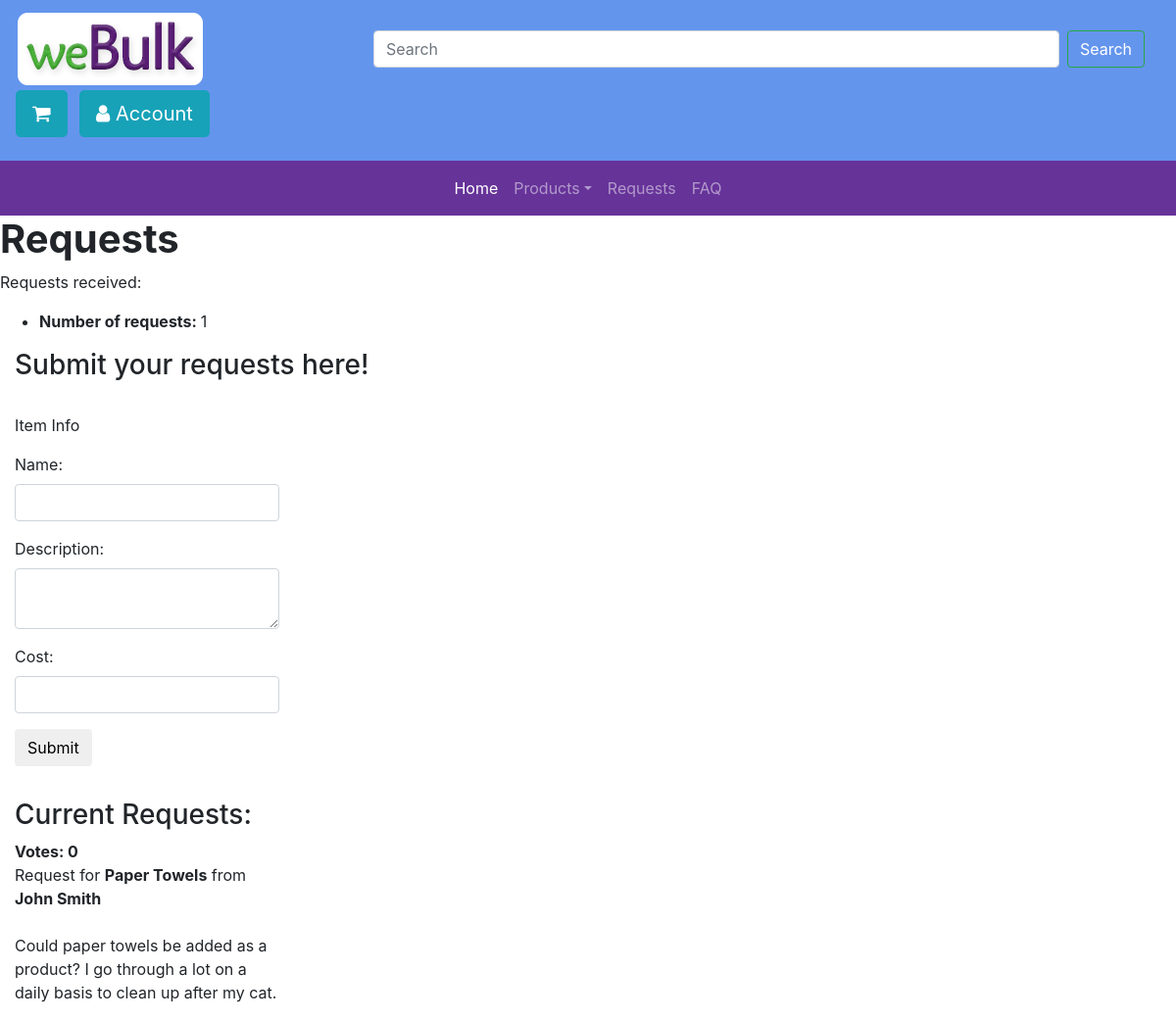
/catalog/requests, run on an earlier commit of the app's database.
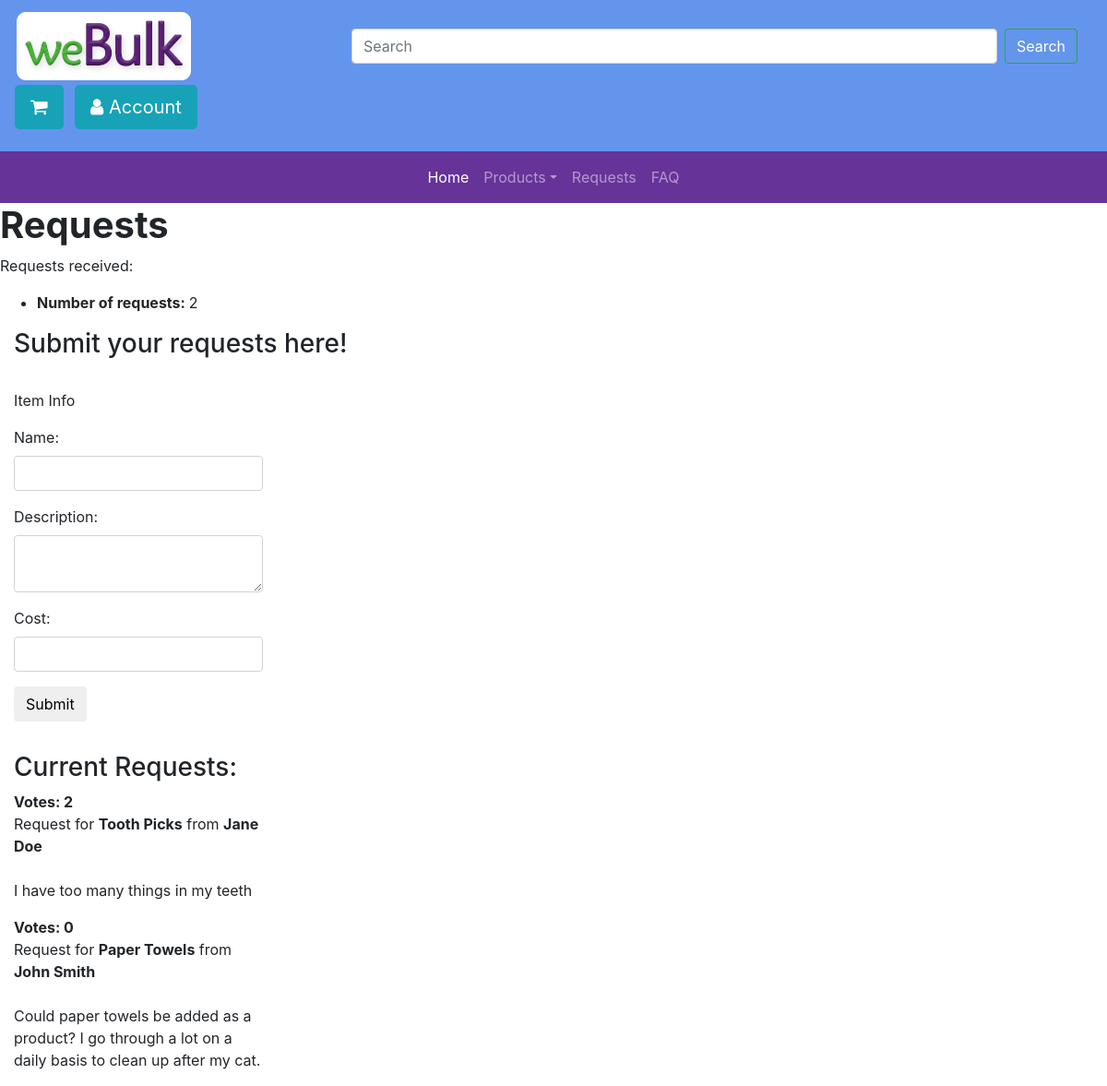
And on a later commit of the database.
### catalog/models.py (models this page shows, shortened)
class Request(models.Model):
    user = models.ForeignKey(User, on_delete=models.SET_NULL, null=True)
    request_title = models.CharField(max_length=200, help_text="Enter Request Title")
    request_text = models.TextField(max_length=200, help_text="Enter Request Text")
    popularity = models.IntegerField(default=0)
    class Meta:
        ordering = ["request_title"]
    def display_user(self):
        """
        Creates a string for the Genre. This is required to display genre in Admin.
        """
        return self.user.name
    display_user.short_description = 'User'

class User(models.Model):
    name = models.CharField(max_length=200, help_text="Enter User Name")
    email = models.CharField(max_length=200, unique=True, help_text="Enter Email Address")
    password_hash = models.CharField(max_length=200)
    shipping_address = models.CharField(max_length=200, help_text="Comma Separated Shipping Address")
    billing_address = models.CharField(max_length=200, help_text="Comma Separated Billing Address")
    account_standing = models.IntegerField(default=0)
    class Meta:
        ordering = ["name"]
    def __str__(self):
        return self.name

### catalog/views.py (the view)
# urls.py: url(r'requests', views.requests, name='requests'),
def requests(request):
    num_requests=Request.objects.count()
    rquests=Request.objects.order_by('-popularity').all()
    return render(
    	request,
    	'requests.html',
    	context={'num_requests':num_requests, 'rquests': rquests}
    )

### catalog/templates/requests.html
{% extends "base_generic.html" %}
{% block content %}
<h1><strong>Requests</strong></h1>
<p>Requests received:</p>
<ul>
	<li><strong>Number of requests: </strong>{{num_requests}}</li>
</ul>
<div class="container-fluid" id="request-body">
  <div class="row">
    <div class="col-sm-12 req-title">
      <h3>Submit your requests here!</h3>
    </div>
	<div class="col-sm-3 req-title">
    <form>
    <p><br>Item Info</p>
    <div class="form-group">
      <label for="product">Name:</label>
      <input type="text" class="form-control" id="product">
    </div>
    <div class="form-group">
      <label for="description">Description:</label>
      <textarea type="text" class="form-control" id="description"></textarea>
    </div>
    <div class="form-group">
      <label for="cost">Cost:</label>
      <input type="text" class="form-control" id="cost">
    </div>
    <button type="submit" class="btn btn-default">Submit</button>
    </form>
    <h3><br>Current Requests:</h3>
    {% for r in rquests %}
    <p><strong>Votes: {{r.popularity}}</strong><br>
    		   Request for <strong>{{r.request_title}}</strong> from <strong>{{r.user}}</strong><br><br>
               {{r.request_text}}
    </p>
    {% endfor %}
	</div>
  </div>
</div>
{% endblock %}

What changed in the data, as far as the page shows it:
added Request: popularity "2", request_title "Tooth Picks", user "Jane Doe", request_text "I have too many things in my teeth"
Also different on the page:
{{ num_requests }}: "1" → "2"
